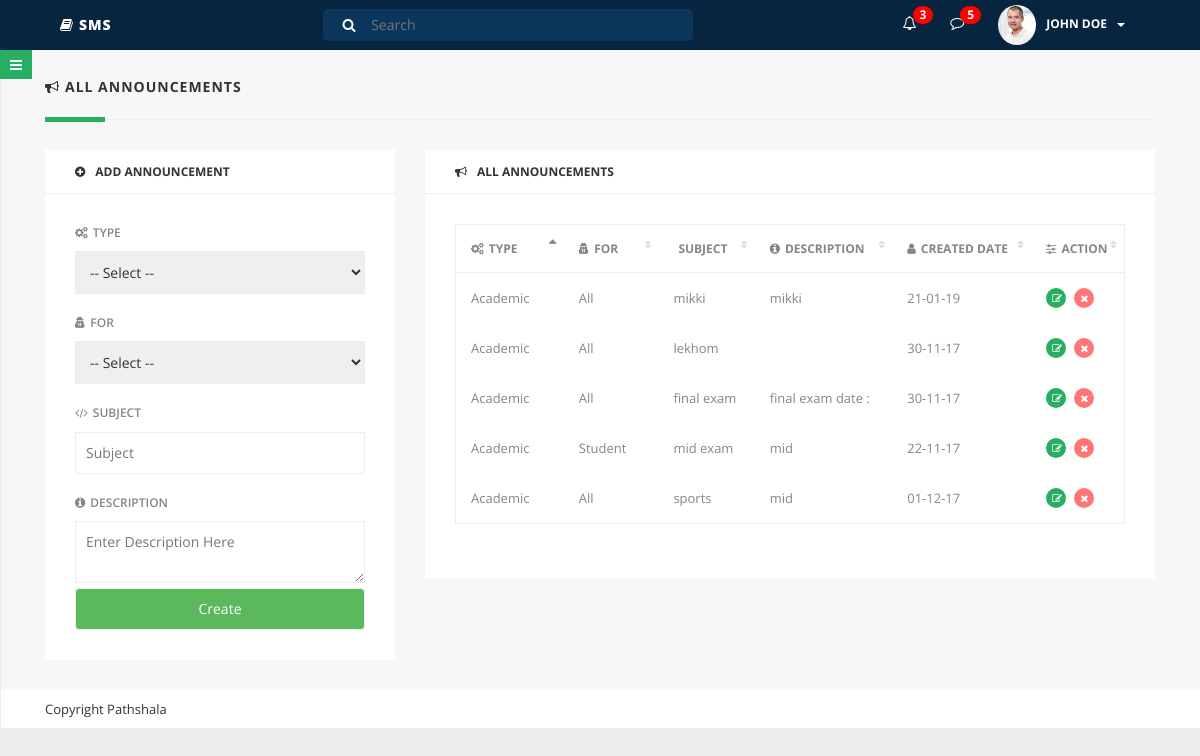
Page /notice.php on the committed database.
### tables this page shows
CREATE TABLE `notice` (
  `id` int(25) NOT NULL,
  `type` varchar(25) NOT NULL,
  `prapok` varchar(25) NOT NULL,
  `subject` varchar(100) NOT NULL,
  `description` varchar(10000) NOT NULL,
  `date` varchar(25) NOT NULL
);

### notice.php (the view, shortened to what this page needs)
<?php include('header.php'); ?>
<?php include('database.php'); ?>
		<div class="parent-wrapper" id="outer-wrapper">
			<div class="main-content" id="content-wrapper">
				<div class="container-fluid">
					<div class="row">
						<div class="col-lg-12 clear-padding-xs">
							<h5 class="page-title"><i class="fa fa-bullhorn"></i>ALL ANNOUNCEMENTS</h5>
							<div class="section-divider"></div>
						</div>
					</div>
					<div class="row">
						<div class="col-lg-12 clear-padding-xs">
							<div class="col-sm-4">
								<div class="dash-item first-dash-item">
									<h6 class="item-title"><i class="fa fa-plus-circle"></i>ADD ANNOUNCEMENT</h6>
									<form method="post">
									<div class="inner-item">
										<div class="dash-form">
											<label class="clear-top-margin"><i class="fa fa-cogs"></i>TYPE</label>
											<select name="type">
												<option>-- Select --</option>
											</select>
											<label><i class="fa fa-user-secret"></i>FOR</label>
											<select name="prapok">
												<option>-- Select --</option>
											</select>
											<label><i class="fa fa-code"></i>SUBJECT</label>
											<input type="text" name="subject" placeholder="Subject" />
											<label><i class="fa fa-info-circle"></i>DESCRIPTION</label>
											<textarea class="description" name="description" placeholder="Enter Description Here"></textarea>
											<div>
												<input class="btn btn-success" type="submit" name="submit" value="Create">
											</div>
										</div>
									</form>
									</div>
								</div>
							</div>
							<div class="col-sm-8">
								<div class="dash-item first-dash-item">
									<h6 class="item-title"><i class="fa fa-bullhorn"></i>ALL ANNOUNCEMENTS</h6>
									<div class="inner-item">
										<table id="attendenceDetailedTable" class="display responsive nowrap" cellspacing="0" width="100%">
											<thead>
												<tr>
													<th><i class="fa fa-cogs"></i>TYPE</th>
													<th><i class="fa fa-user-secret"></i>FOR</th>
													<th><i class="fa fa-user-info"></i>SUBJECT</th>
													<th><i class="fa fa-info-circle"></i>DESCRIPTION</th>
													<th><i class="fa fa-user"></i>CREATED DATE</th>
													<th><i class="fa fa-sliders"></i>ACTION</th>
												</tr>
											</thead>
											<tbody>
		<?php
			$sql = "SELECT * FROM notice order by id desc";
			$obj = mysqli_query($connection, $sql);
			foreach ($obj as $key => $value) {
				$description    = $value['description'];
                $strcut         = substr($description,0, 50);
                $description    = substr($strcut,0, strrpos($strcut, ' ')).' ';
				?>
						<tr>
						<td><?php echo $value['type']; ?></td>
						<td><?php echo $value['prapok']; ?></td>
						<td><?php echo $value['subject']; ?></td>
						<td><?php echo $description; ?></td>
						<td><?php echo $value['date']; ?></td>
						<td class="action-link">
						<a class="edit" href="edit_notice?id=<?php echo $value['id']; ?>" title="Edit" ><i class="fa fa-edit"></i></a>
						<a class="delete" " href="notice_delete.php?id=<?php echo $value['id']; ?>" title="Delete"><i class="fa fa-remove"></i></a>
						</td>
					</tr>
		<?php } ?>
											</tbody>
										</table>
									</div>
								</div>
							</div>
						</div>
					</div>
				</div>
				<div class="menu-togggle-btn">
					<a href="#menu-toggle" id="menu-toggle"><i class="fa fa-bars"></i></a>
				</div>
				<div class="dash-footer col-lg-12">
					<p>Copyright Pathshala</p>
				</div>
			</div>
    </body>
</html>

### assets/css/style.css (style rules this page uses)
html, body { font-family: 'Open Sans', sans-serif; height: 100%; text-rendering: optimizeLegibility; -webkit-font-smoothing: antialiased; }
input[type=text] { width: 130px; -webkit-transition: width 0.4s ease-in-out; transition: width 0.4s ease-in-out; }
body { background: #eee !important; }
.row { margin: 0; }
.dash-form input, .dash-form textarea, .dash-form select { width: 100%; border: 1px solid #eee; padding: 10px; }
.dash-form label { display: block; color: #81878C; font-size: 12px; font-weight: 600; margin-top: 20px; margin-bottom: 10px; }
.dash-form label i, .dash-form a i { margin-right: 5px; }
.clear-top-margin { margin-top: 0 !important; }
.dash-item { margin-top: 30px; background: #fff; }
.dash-item .item-title { font-weight: 700; margin: 0; border-bottom: 1px solid #eee; padding: 15px 30px; }
.dash-item .item-title i { margin-right: 10px; }
.dash-item .inner-item { padding: 30px; }
.first-dash-item { margin-top: 0px; }
.dash-footer { background: #fff; padding: 10px 45px; margin-top: 30px; }
.dash-footer p { margin: 0; font-size: 13px; }
.parent-wrapper { padding-left: 0; -webkit-transition: all 0.5s ease; -moz-transition: all 0.5s ease; -o-transition: all 0.5s ease; transition: all 0.5s ease; }
.main-content { width: 100%; position: absolute; padding: 30px 0 0; background: #f7f7f7; }
.menu-togggle-btn { position: absolute; top: 5px; z-index: 10000; width: 50px }
.menu-togggle-btn a { color: #fff; padding: 5px 10px; background: #27AE60; }
@media (min-width:768px) { .parent-wrapper { padding-left: 0; position: relative; } }
.section-divider { margin: 25px 15px 30px; border-top: 1px solid #eee; position: relative; }
.section-divider:after { content: ''; position: absolute; width: 60px; background: #27AE60; height: 5px; left: 0px; top: -3px; }
.page-title { font-weight: 700; letter-spacing: 1px; line-height: 1; margin: 0; padding: 0 15px; }
.page-title i { margin-right: 5px; }
table.dataTable thead th { border-bottom: 1px solid #eee; font-size: 12px; font-weight: 700; color: #81878C; padding: 15px; }
table.dataTable thead th i { margin-right: 5px; }
table.dataTable tbody td { padding: 15px; font-size: 13px; color: #81878C; }
table.dataTable.display tbody td { border-top: none; }
table.dataTable tbody td a { color: #27AE60; }
table.dataTable tbody td a i { margin-right: 5px; }
table.dataTable.no-footer { border: 1px solid #eee; margin-bottom: 25px; }
table.dataTable thead th { position: relative; background-image: none !important; }
table.dataTable thead th.sorting:after, table.dataTable thead th.sorting_asc:after, table.dataTable thead th.sorting_desc:after { position: absolute; top: 12px; right: 8px; display: block; font-family: FontAwesome; }
table.dataTable thead th.sorting:after { content: "\f0dc"; color: #ddd; font-size: 0.8em; padding-top: 0.12em; }
table.dataTable thead th.sorting_asc:after { content: "\f0de"; }
.action-link a { color: #fff !important; display: inline-block; height: 20px; width: 20px; border-radius: 50%; text-align: center; padding: 3px 6px; margin-right: 5px; font-size: 10px; }
.action-link .edit { background: #27AE60; }
.action-link .delete { background: #FF7676; }

### rows in the picture
notice: type "Academic", prapok "All", subject "mikki", description "mikki", date "21-01-19"
notice: type "Academic", prapok "All", subject "lekhom", date "30-11-17"
notice: type "Academic", prapok "All", subject "final exam", description "final exam date :", date "30-11-17"
notice: type "Academic", prapok "Student", subject "mid exam", description "mid", date "22-11-17"
notice: type "Academic", prapok "All", subject "sports", description "mid", date "01-12-17"
